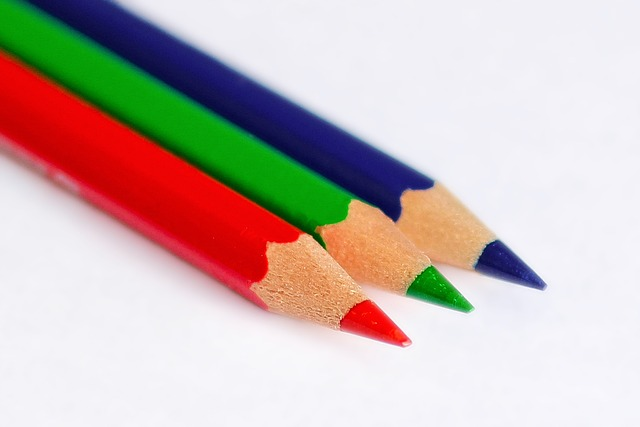
#> input picture Ass 1/basic-colors-2206285_640.jpg, 640 x 427 px
$ jupyter execute --allow-errors Ass1-PCA.ipynb
#> lines starting #> are read from the running program, lines starting #| are printed output that depends on the picture
[cell 1]
import numpy as np
import pandas as pd
import matplotlib.pyplot as plt
from skimage import io

#> (a cell that did not finish here is left out)

#> (a cell that did not finish here is left out)

#> (a cell that did not finish here is left out)

[cell 5]
class PCA:
    def __init__(self , n_components = None):
        self.n_components = n_components
        self.components = None
        self.df_mean = None
        self.df_std = None
    def fit(self , df):
        """

         df: An array of shape (n_samples, n_features).

        :return: None
        """
        # Data Standardization
        self.df_mean = df.mean(axis = 0)
        self.df_std = df.std(axis = 0)
        self.standardized_df = (df - self.df_mean) / self.df_std

        # Transpose to calculate Covariance over Featured
        cov_matrix = np.cov(self.standardized_df.T)


        eigenValues , eigenVectors = np.linalg.eig(cov_matrix)

        # sort Eigen Values in descending order and Save indices
        sorted_ind = np.argsort(eigenValues)[::-1]
        self.components = eigenVectors[:, sorted_ind[:self.n_components]]
        print(f'Shape of Components is {self.components.shape}')
    def transform (self , df):
        # Data Standardization
        standardized_df = (df - self.df_mean) / self.df_std

        # Project the data into the Eigen Vectors
        projected_df = np.dot(standardized_df, self.components)

        return projected_df
    def inverse_transform (self , df):
        reconstructed_df = np.dot(df , self.components.T) + self.df_mean

        return reconstructed_df

# First Task

[cell 6]
pca2 = PCA(n_components=10)

#> (a cell that did not finish here is left out)

#> (a cell that did not finish here is left out)

#> (a cell that did not finish here is left out)

#> (a cell that did not finish here is left out)

#> (a cell that did not finish here is left out)

[cell 12]
fig , ax = plt.subplots(1 , 3)

#> (the rest of this cell did not finish here and is left out)

# Bouns Task

[cell 13]
rgb_image = io.imread('basic-colors-2206285_640.jpg')
#> rgb_image is the input picture: shape (427, 640, 3); mean R, G, B 200.8, 184.7, 179.8

[cell 14]
plt.imshow(rgb_image )

[cell 15]
rgb_image.shape
#> Out = (427, 640, 3)

[cell 16]
r = rgb_image[:, :, 0]
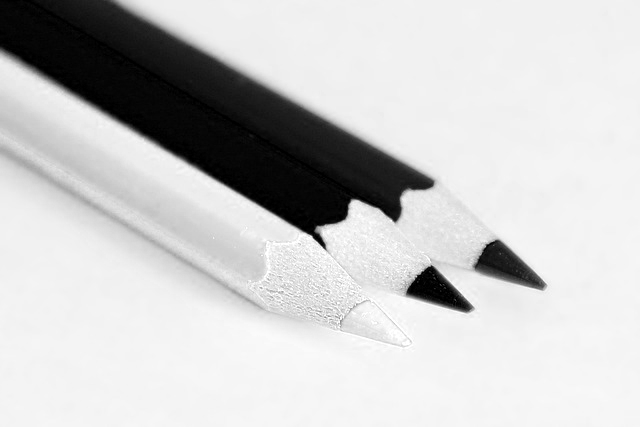
#> r: shape (427, 640); min 0, max 255, mean 200.8
g = rgb_image[:, :, 1]
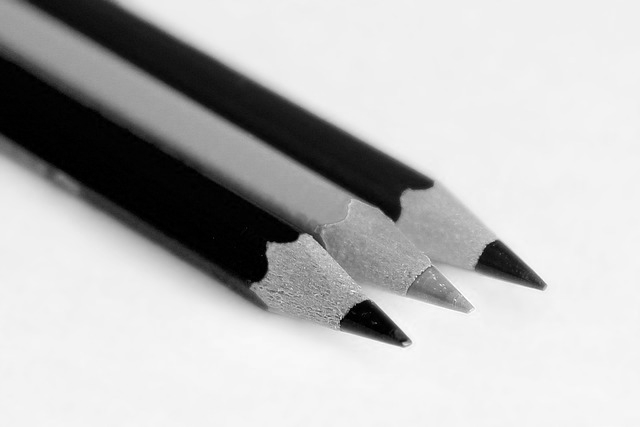
#> g: shape (427, 640); min 0, max 255, mean 184.7
b = rgb_image[:, :, 2]
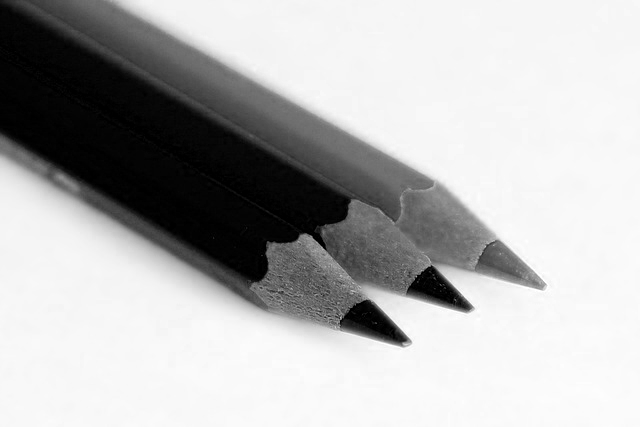
#> b: shape (427, 640); min 0, max 255, mean 179.8

[cell 17]
r_mean = r.mean(axis = 0)
#> r_mean = 640 values, max 243.8 at index 632, min 169.6 at index 211, mean 200.8
r_std = r.std(axis = 0)
#> r_std = 640 values, max 101.9 at index 267, min 1.32 at index 622, mean 68.96
standardized_r = (r - r_mean) / r_std
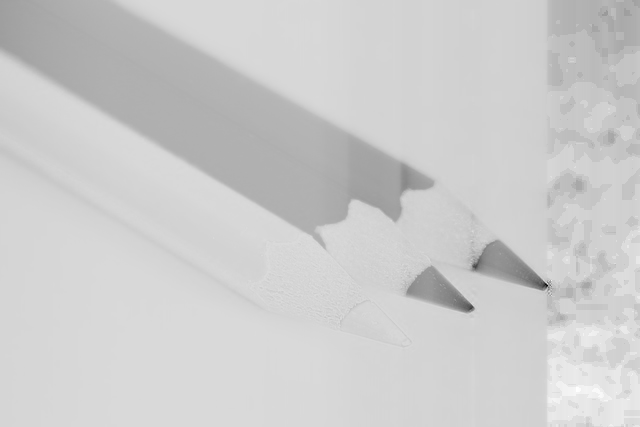
#> standardized_r: shape (427, 640) float64; min -12.14, max 2.99, mean 2.44e-16; drawn with min black and max white

g_mean = g.mean(axis = 0)
#> g_mean = 640 values, max 242.8 at index 634, min 139.1 at index 179, mean 184.7
g_std = g.std(axis = 0)
#> g_std = 640 values, max 101.5 at index 224, min 1.32 at index 622, mean 67.87
standardized_g = (g - g_mean) / g_std
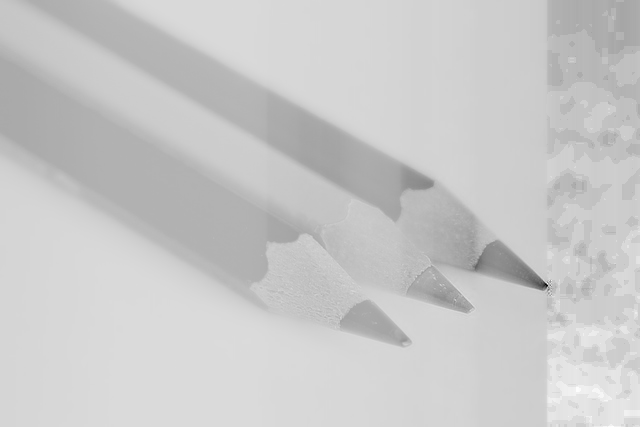
#> standardized_g: shape (427, 640) float64; min -11.85, max 3.18, mean 7.32e-17; drawn with min black and max white

b_mean = b.mean(axis = 0)
#> b_mean = 640 values, max 248.8 at index 632, min 131.7 at index 187, mean 179.8
b_std = b.std(axis = 0)
#> b_std = 640 values, max 111.6 at index 33, min 1.28 at index 625, mean 74.74
standardized_b = (b - b_mean) / b_std
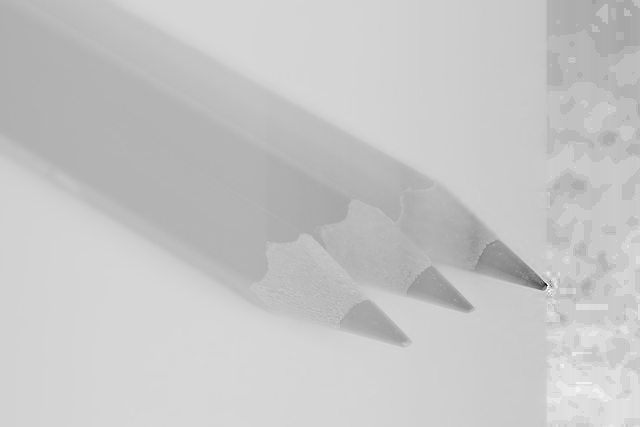
#> standardized_b: shape (427, 640) float64; min -12.98, max 3.7, mean -3.33e-18; drawn with min black and max white

[cell 18]
pca_r = PCA(n_components=10)
pca_r.fit(standardized_r)
#> in fit, `self.df_mean = df.mean(axis = 0)`: self.df_mean = 640 values, max 1.17e-14 at index 586, min -1.02e-14 at index 585, mean 2.03e-16
#> in fit, `self.df_std = df.std(axis = 0)`: self.df_std = 640 values, max 1 at index 13, min 1 at index 29, mean 1
#> in fit, `cov_matrix = np.cov(self.standardized_df.T)`:
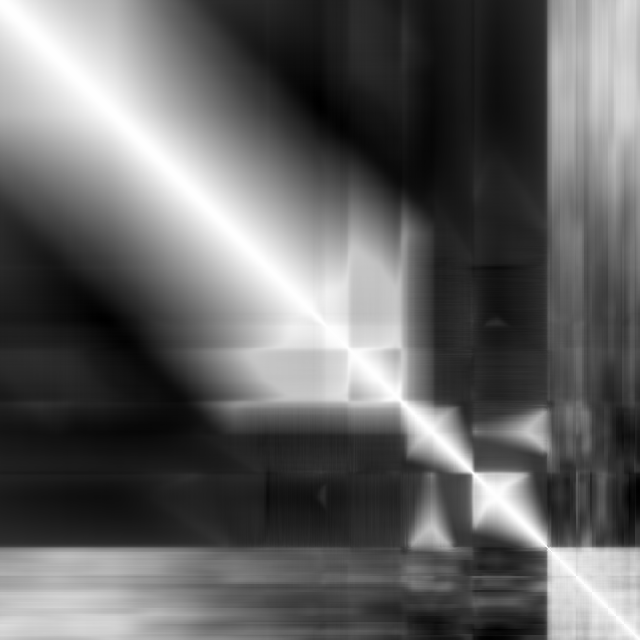
#> cov_matrix: shape (640, 640) float64; min -0.286, max 1, mean 0.215; drawn with min black and max white
#> in fit, `sorted_ind = np.argsort(eigenValues)[::-1]`: sorted_ind = 640 values, max 639 at index 533, min 0 at index 0, mean 319.5
#| Shape of Components is (640, 10)
compressed_r = pca_r.transform(standardized_r)

[cell 19]
pca_g = PCA(n_components=10)
pca_g.fit(standardized_g)
#> in fit (call 2), `self.df_mean = df.mean(axis = 0)`: self.df_mean = 640 values, max 1.08e-14 at index 615, min -1.11e-14 at index 606, mean 1.07e-16
#> in fit (call 2), `self.df_std = df.std(axis = 0)`: self.df_std = 640 values, max 1 at index 629, min 1 at index 562, mean 1
#> in fit (call 2), `cov_matrix = np.cov(self.standardized_df.T)`:
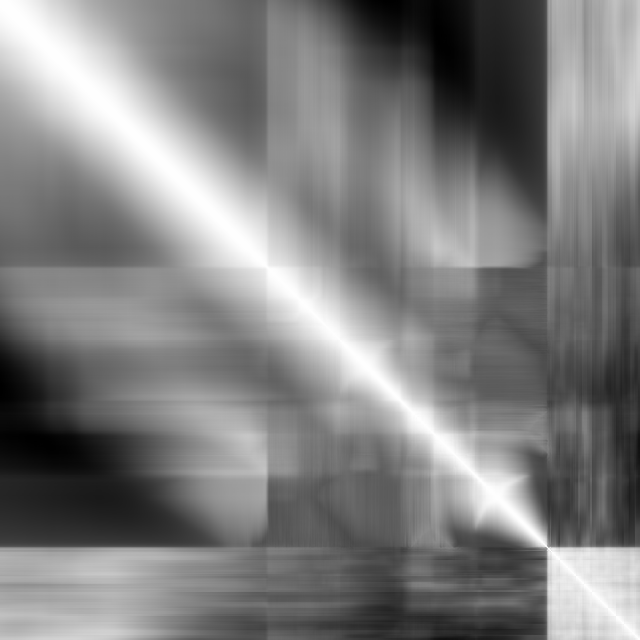
#> cov_matrix: shape (640, 640) float64; min -0.433, max 1, mean 0.285; drawn with min black and max white
#> in fit (call 2), `sorted_ind = np.argsort(eigenValues)[::-1]`: sorted_ind = 640 values, max 639 at index 555, min 0 at index 0, mean 319.5
#| Shape of Components is (640, 10)
compressed_g = pca_g.transform(standardized_g)

[cell 20]
pca_b = PCA(n_components=10)
pca_b.fit(standardized_b)
#> in fit (call 3), `self.df_mean = df.mean(axis = 0)`: self.df_mean = 640 values, max 1.13e-14 at index 608, min -1.24e-14 at index 611, mean 5.19e-18
#> in fit (call 3), `self.df_std = df.std(axis = 0)`: self.df_std = 640 values, max 1 at index 623, min 1 at index 9, mean 1
#> in fit (call 3), `cov_matrix = np.cov(self.standardized_df.T)`:
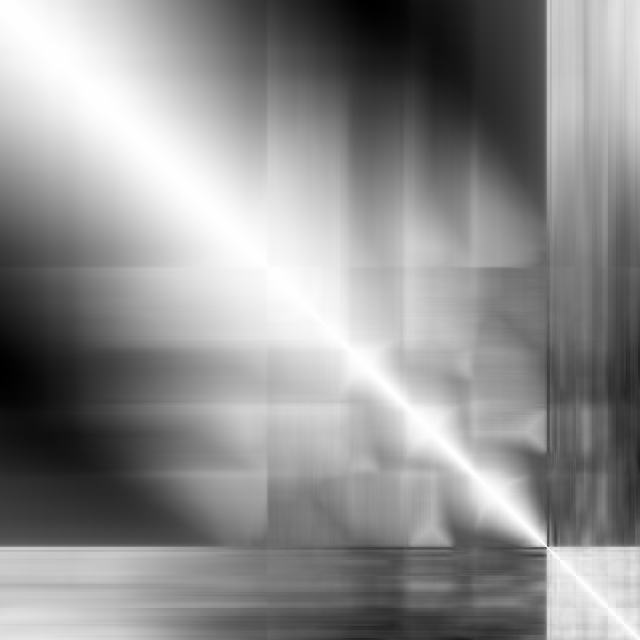
#> cov_matrix: shape (640, 640) float64; min -0.572, max 1, mean 0.311; drawn with min black and max white
#> in fit (call 3), `sorted_ind = np.argsort(eigenValues)[::-1]`: sorted_ind = 640 values, max 639 at index 510, min 0 at index 0, mean 319.5
#| Shape of Components is (640, 10)
compressed_b = pca_b.transform(standardized_b)

[cell 21]
compressed_rgb_image = np.stack([compressed_r, compressed_g, compressed_b], axis=2)

[cell 22]
compressed_rgb_image.shape
#> Out = (427, 10, 3)

[cell 23]
recons_r = pca_r.inverse_transform(compressed_r)
recons_g = pca_g.inverse_transform(compressed_g)
recons_b = pca_b.inverse_transform(compressed_b)

[cell 24]
reconstructed_rgb_image = np.stack([recons_r, recons_g, recons_b], axis=2)

[cell 25]
reconstructed_rgb_image.shape
#> Out = (427, 640, 3)

[cell 26]
plt.imshow(reconstructed_rgb_image.astype(float))
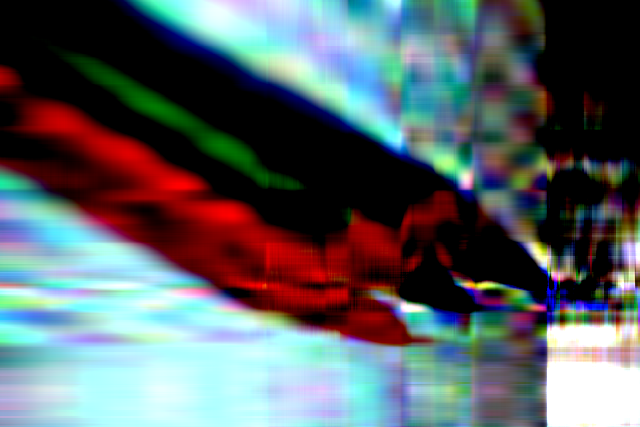
#> shown: shape (427, 640, 3) float64; mean R, G, B 0.356, 0.385, 0.401

$ run again, with Ass 1/Picsart_23-11-25_11-05-18-159.jpg copied over Ass 1/basic-colors-2206285_640.jpg
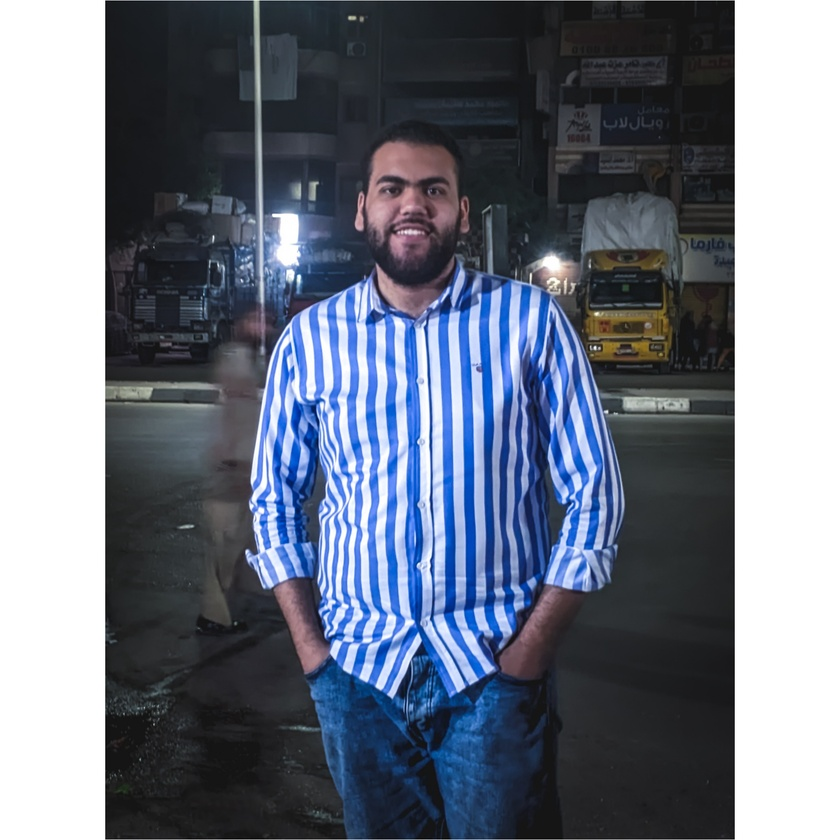
#> input picture Ass 1/Picsart_23-11-25_11-05-18-159.jpg, 840 x 840 px, shrunk from 3464 x 3464 before the run
#> rgb_image is the input picture: shape (840, 840, 3); mean R, G, B 110, 117.4, 131.7
#> r_mean = 840 values, max 255 at index 0, min 20.54 at index 106, mean 110
#> r_std = 840 values, max 95.02 at index 364, min 0 at index 0, mean 33.78
#> `standardized_r = (r - r_mean) / r_std`:
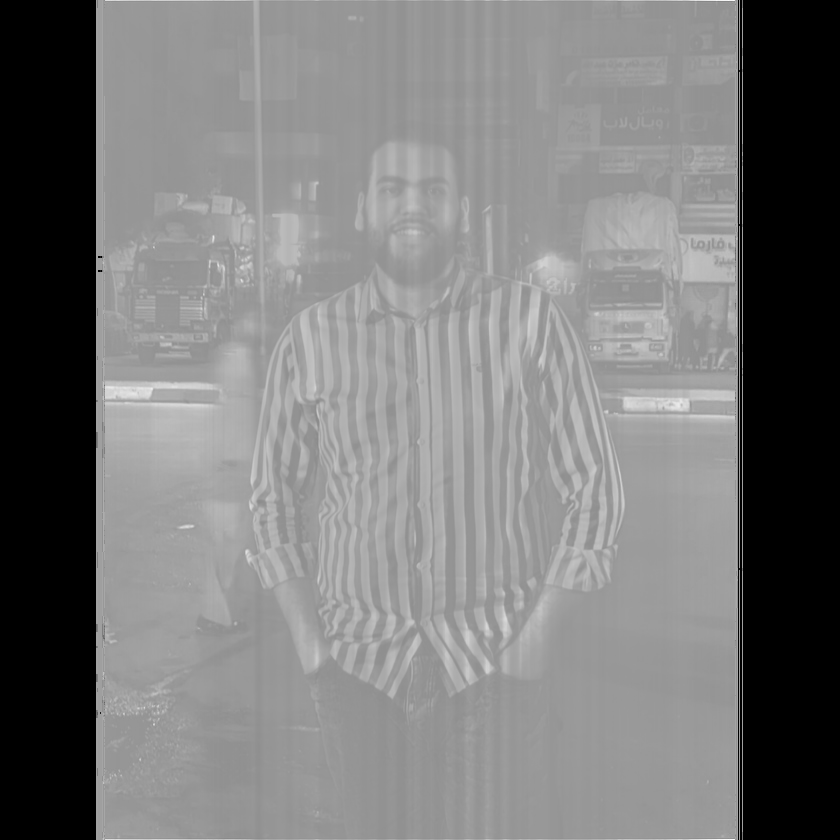
#> standardized_r: shape (840, 840) float64; 23.33% of the values are NaN or infinite; the others: min -14.46, max 8.79, mean -5.3e-16; drawn with min black, max white, NaN and infinite black
#> g_mean = 840 values, max 255 at index 0, min 21.41 at index 733, mean 117.4
#> g_std = 840 values, max 92.65 at index 364, min 0 at index 0, mean 34.27
#> b_mean = 840 values, max 255 at index 0, min 22.23 at index 733, mean 131.7
#> b_std = 840 values, max 95.28 at index 435, min 0 at index 0, mean 41.47
#> in fit (call 3), `cov_matrix = np.cov(self.standardized_df.T)`:
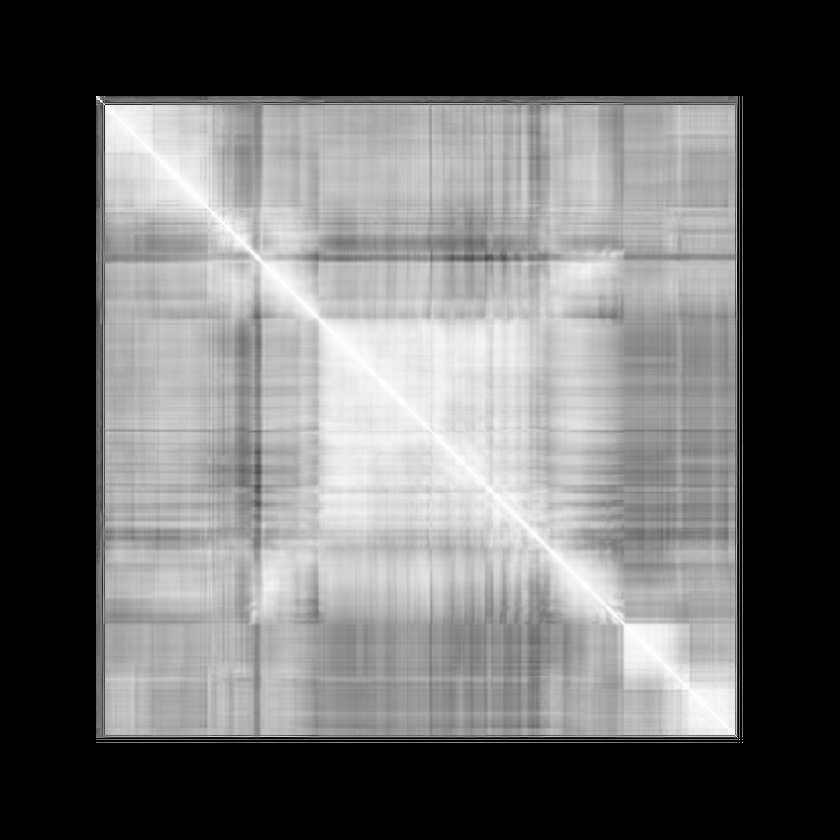
#> cov_matrix: shape (840, 840) float64; 41.22% of the values are NaN or infinite; the others: min -0.8, max 1, mean 0.482; drawn with min black, max white, NaN and infinite black

$ run again, with Ass 1/danny-M7l0CS4yBsY-unsplash.jpg copied over Ass 1/basic-colors-2206285_640.jpg
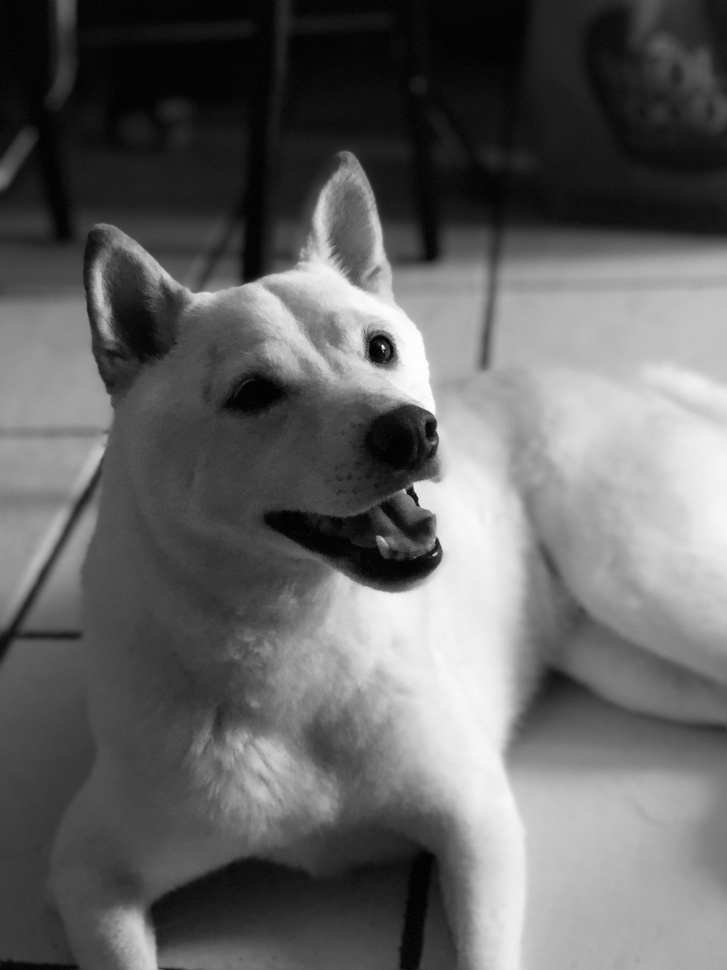
#> input picture Ass 1/danny-M7l0CS4yBsY-unsplash.jpg, 727 x 970 px, shrunk from 3024 x 4032 before the run
#> rgb_image is the input picture: shape (970, 727, 3); min 0, max 255, mean 99.8
#> r_mean = 727 values, max 157.1 at index 480, min 55.55 at index 167, mean 99.81
#> r_std = 727 values, max 94.39 at index 419, min 26.03 at index 179, mean 61.44
#> g_mean has the same summary as r_mean
#> g_std has the same summary as r_std
#> b_mean has the same summary as r_mean
#> b_std has the same summary as r_std
#> self.df_mean = 727 values, max 2.82e-15 at index 142, min -3.13e-15 at index 476, mean 4.63e-18
#> self.df_std = 727 values, max 1 at index 73, min 1 at index 705, mean 1
#> eigenValues = 727 values, max 405 at index 0, min 1.21e-06 at index 597, mean 1
#> sorted_ind = 727 values, max 726 at index 655, min 0 at index 0, mean 363
#| Shape of Components is (727, 10)
#| Shape of Components is (727, 10)
#| Shape of Components is (727, 10)
#> `[cell 26] plt.imshow(reconstructed_rgb_image.astype(float))`:
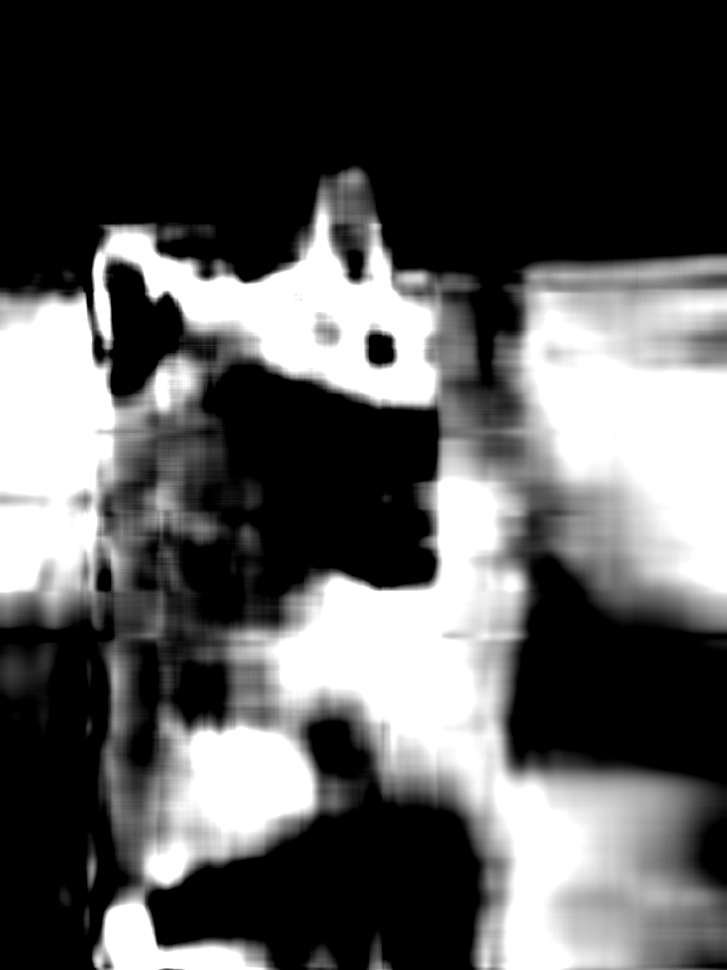
#> shown: shape (970, 727, 3) float64; min 0, max 1, mean 0.347
